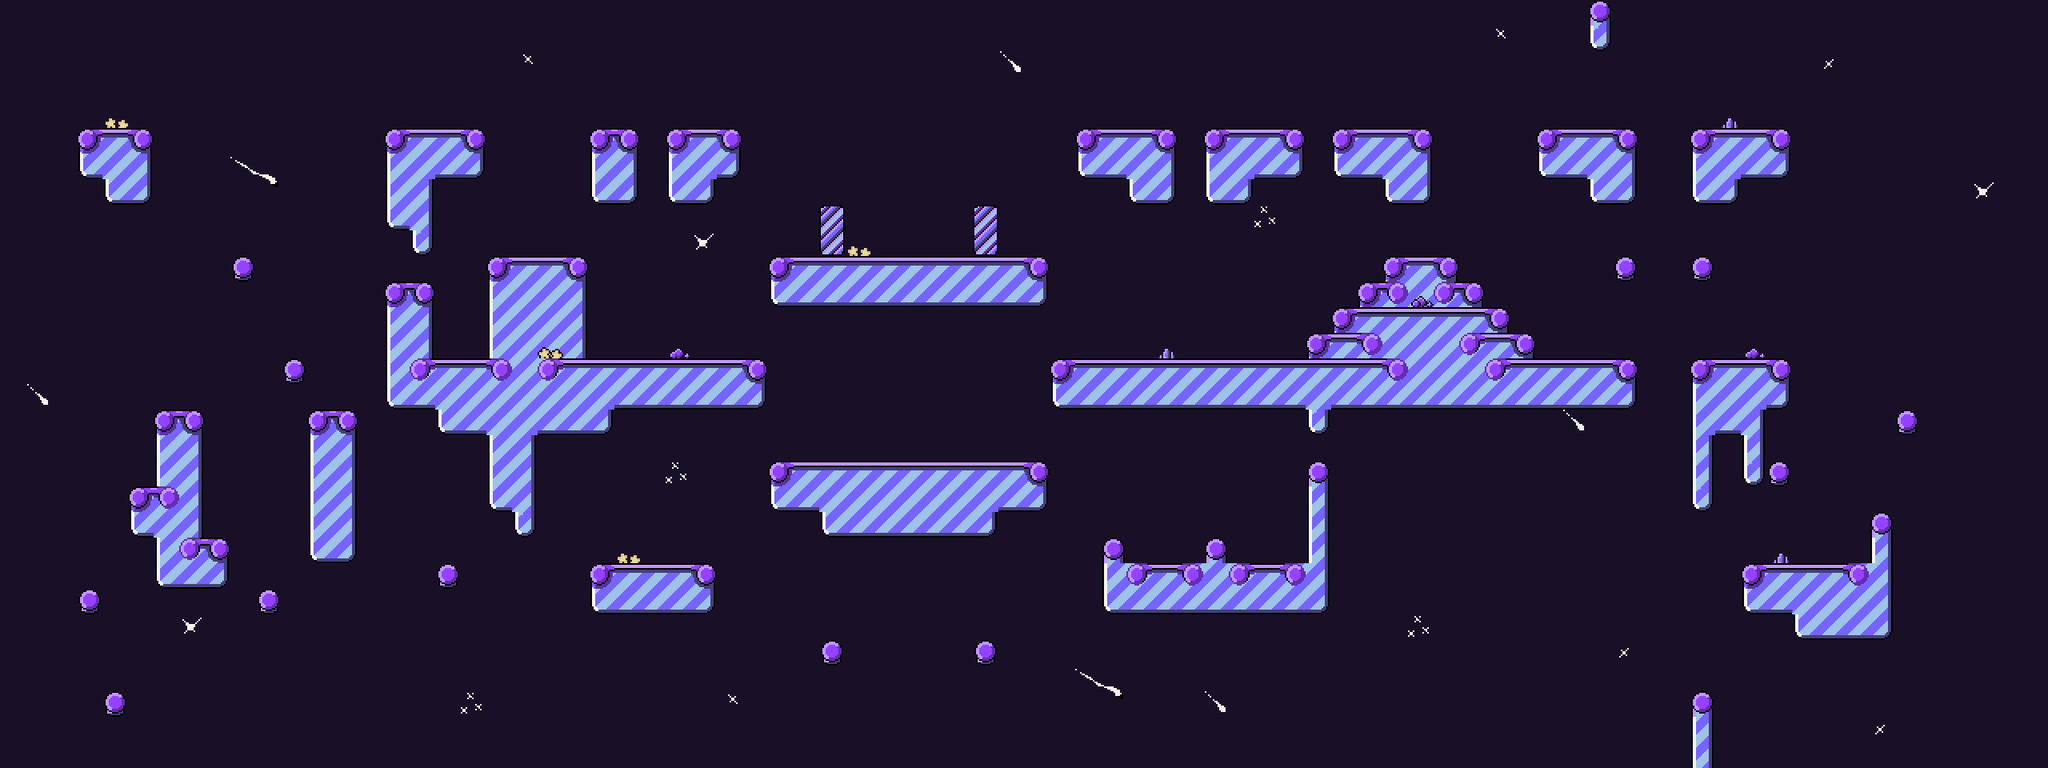

A level layout from a 2D game, rendered from its tile map. Below: a short description, then the map file with tile-grid data replaced by summaries:
An orthogonal 80x30 tile map with 32x32 px tiles, 1 tile layer (Tile Layer 1), 2 tilesets and 81 objects (40x EnemySpawn, 32x Jidan, 6x NPCWall, TutorialSandbox, Transition).

<map version="1.2" tiledversion="1.3.1" orientation="orthogonal" renderorder="right-down" compressionlevel="0" width="80" height="30" tilewidth="32" tileheight="32" infinite="0" nextlayerid="10" nextobjectid="216">
 <editorsettings>
  <export target="Stage_6_1.json" format="json" />
 </editorsettings>
 <properties>
  <property name="scoreThresholds" value="8000,16000,22000" />
 </properties>
 <tileset firstgid="1" source="../tiles/World3.tsx" />
 <tileset firstgid="136" source="../tiles/World1.tsx" />
 <layer id="9" name="Tile Layer 1" width="80" height="30">
  <data>[2400 cells, 2400 non-empty, 32 distinct tile ids]</data>
 </layer>
 <objectgroup id="3" name="Object Layer 1">
  <object id="132" type="EnemySpawn" gid="31" x="1408" y="160" width="32" height="32">
   <properties>
    <property name="enemyType" value="sleepingEnemy" />
    <property name="orientation" value="left" />
   </properties>
  </object>
  <object id="133" type="EnemySpawn" gid="31" x="1536" y="160" width="32" height="32">
   <properties>
    <property name="enemyType" value="sleepingEnemy" />
    <property name="orientation" value="left" />
   </properties>
  </object>
  <object id="134" type="EnemySpawn" gid="31" x="1312" y="448" width="32" height="32">
   <properties>
    <property name="enemyType" value="sleepingEnemy" />
    <property name="orientation" value="left" />
   </properties>
  </object>
  <object id="135" type="EnemySpawn" gid="31" x="1408" y="448" width="32" height="32">
   <properties>
    <property name="enemyType" value="sleepingEnemy" />
    <property name="orientation" value="left" />
   </properties>
  </object>
  <object id="136" type="EnemySpawn" gid="31" x="1504" y="448" width="32" height="32">
   <properties>
    <property name="enemyType" value="sleepingEnemy" />
    <property name="orientation" value="left" />
   </properties>
  </object>
  <object id="137" type="EnemySpawn" gid="31" x="1600" y="448" width="32" height="32">
   <properties>
    <property name="enemyType" value="sleepingEnemy" />
    <property name="orientation" value="left" />
   </properties>
  </object>
  <object id="138" type="EnemySpawn" gid="31" x="1632" y="416" width="32" height="32">
   <properties>
    <property name="enemyType" value="sleepingEnemy" />
    <property name="orientation" value="left" />
   </properties>
  </object>
  <object id="139" type="EnemySpawn" gid="31" x="1664" y="384" width="32" height="32">
   <properties>
    <property name="enemyType" value="sleepingEnemy" />
    <property name="orientation" value="left" />
   </properties>
  </object>
  </objectgroup>
</map>
<!-- 73 of 81 objects omitted -->
